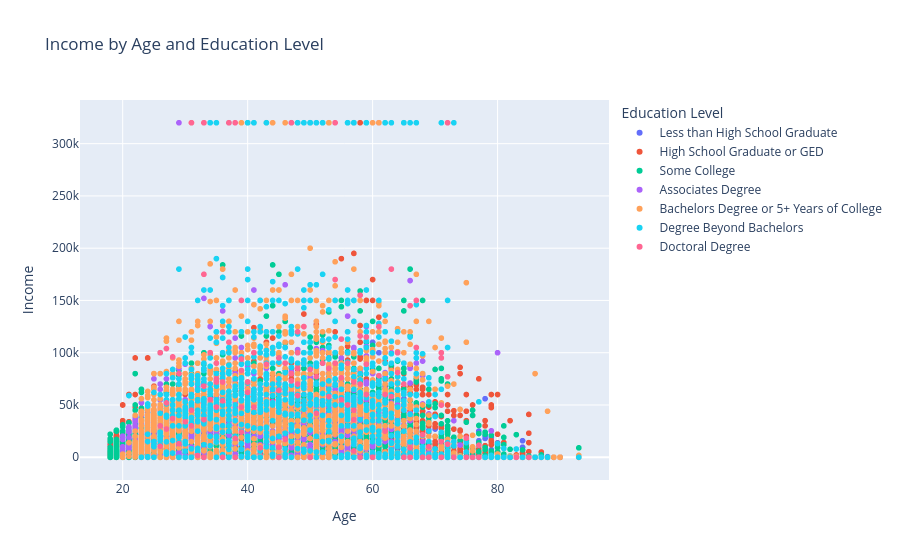

Notebook code for this chart:
### Markdown cell above
### Solve it:

In the cells below (labeled `#si-figure-1`, `#si-figure-2`, `#si-figure-3`, respectively), write code that will import one of the data sources used in this class so far, and create three distinct plots that explain points of interest in that data source. Be sure to format the plots appropriately for the purpose of each graph!

Note: This assignment will be manually graded, so you won't be able to see your score when you commit your code back to GitHub. If you create three working and thoughtful plots using the `plotly`/`plotly_express` libraries, you will receive full credit. For each figure, you will receive 1 point for a working plot, and 1 point for appropriate formatting (labels, colors, etc.).

### Code cell
#si-figure-1
import plotly.express as px
import pandas as pd

data = pd.read_csv(r"Assignment 11 Data\assignment8Data.csv")
#educd decoded from here: https://usa.ipums.org/usa-action/variables/educ#codes_section
def map_education_level(code):
    if 0 <= code <= 61:
        return "Less than High School Graduate"
    elif 62 <= code <= 64:
        return "High School Graduate or GED"
    elif 65 <= code <= 80 or 90 <= code <= 100:
        return "Some College"
    elif 81 <= code <= 83:
        return "Associates Degree"
    elif 101 <= code <= 113:
        return "Bachelors Degree or 5+ Years of College"
    elif 114 <= code <= 115:
        return "Degree Beyond Bachelors"
    elif code == 116:
        return "Doctoral Degree"
    elif code == 999:
        return "Missing"
    else:
        return "Unknown"

education_order = [
    "Less than High School Graduate",
    "High School Graduate or GED",
    "Some College",
    "Associates Degree",
    "Bachelors Degree or 5+ Years of College",
    "Degree Beyond Bachelors",
    "Doctoral Degree",
    "Missing",
    "Unknown"
]

data['Education Level'] = data['educd'].apply(map_education_level)
data['Income'] = data['incwage']
data['Age'] = data['age']

fig = px.scatter(data, x='Age', y='Income', color='Education Level', title='Income by Age and Education Level', category_orders={"Education Level": education_order})
fig.update_layout(legend_title_text='Education Level')

fig

### Figure 1 — Plotly figure (JSON) as saved in the notebook; plotly's stock layout.template omitted (floating-point values rounded to 4 significant figures; data arrays with more than 128 entries replaced by an {"elided": "..."} marker saying what was removed)
{"data": [{"hovertemplate": "Education Level=Less than High School Graduate<br>Age=%{x}<br>Income=%{y}<extra></extra>", "legendgroup": "Less than High School Graduate", "marker": {"color": "#636efa", "symbol": "circle"}, "mode": "markers", "name": "Less than High School Graduate", "showlegend": true, "type": "scattergl", "x": {"elided": "1069 int values"}, "xaxis": "x", "y": {"elided": "1069 int values"}, "yaxis": "y"}, {"hovertemplate": "Education Level=High School Graduate or GED<br>Age=%{x}<br>Income=%{y}<extra></extra>", "legendgroup": "High School Graduate or GED", "marker": {"color": "#EF553B", "symbol": "circle"}, "mode": "markers", "name": "High School Graduate or GED", "showlegend": true, "type": "scattergl", "x": {"elided": "4176 int values"}, "xaxis": "x", "y": {"elided": "4176 int values"}, "yaxis": "y"}, {"hovertemplate": "Education Level=Some College<br>Age=%{x}<br>Income=%{y}<extra></extra>", "legendgroup": "Some College", "marker": {"color": "#00cc96", "symbol": "circle"}, "mode": "markers", "name": "Some College", "showlegend": true, "type": "scattergl", "x": {"elided": "3311 int values"}, "xaxis": "x", "y": {"elided": "3311 int values"}, "yaxis": "y"}, {"hovertemplate": "Education Level=Associates Degree<br>Age=%{x}<br>Income=%{y}<extra></extra>", "legendgroup": "Associates Degree", "marker": {"color": "#ab63fa", "symbol": "circle"}, "mode": "markers", "name": "Associates Degree", "showlegend": true, "type": "scattergl", "x": {"elided": "1463 int values"}, "xaxis": "x", "y": {"elided": "1463 int values"}, "yaxis": "y"}, {"hovertemplate": "Education Level=Bachelors Degree or 5+ Years of College<br>Age=%{x}<br>Income=%{y}<extra></extra>", "legendgroup": "Bachelors Degree or 5+ Years of College", "marker": {"color": "#FFA15A", "symbol": "circle"}, "mode": "markers", "name": "Bachelors Degree or 5+ Years of College", "showlegend": true, "type": "scattergl", "x": {"elided": "2537 int values"}, "xaxis": "x", "y": {"elided": "2537 int values"}, "yaxis": "y"}, {"hovertemplate": "Education Level=Degree Beyond Bachelors<br>Age=%{x}<br>Income=%{y}<extra></extra>", "legendgroup": "Degree Beyond Bachelors", "marker": {"color": "#19d3f3", "symbol": "circle"}, "mode": "markers", "name": "Degree Beyond Bachelors", "showlegend": true, "type": "scattergl", "x": {"elided": "1022 int values"}, "xaxis": "x", "y": {"elided": "1022 int values"}, "yaxis": "y"}, {"hovertemplate": "Education Level=Doctoral Degree<br>Age=%{x}<br>Income=%{y}<extra></extra>", "legendgroup": "Doctoral Degree", "marker": {"color": "#FF6692", "symbol": "circle"}, "mode": "markers", "name": "Doctoral Degree", "showlegend": true, "type": "scattergl", "x": {"elided": "134 int values"}, "xaxis": "x", "y": {"elided": "134 int values"}, "yaxis": "y"}], "layout": {"legend": {"title": {"text": "Education Level"}, "tracegroupgap": 0}, "title": {"text": "Income by Age and Education Level"}, "xaxis": {"anchor": "y", "domain": [0, 1], "title": {"text": "Age"}}, "yaxis": {"anchor": "x", "domain": [0, 1], "title": {"text": "Income"}}}}
